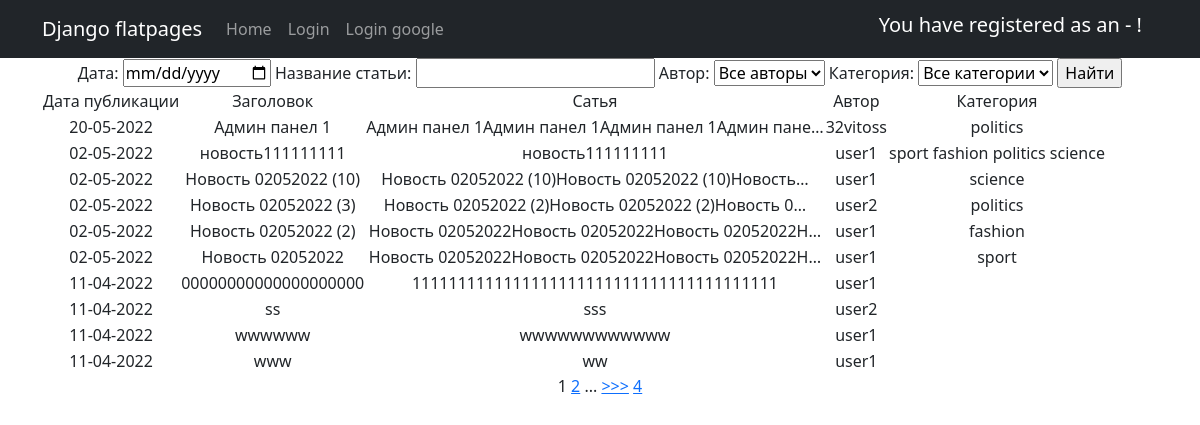
The app's page /news/search/ with its own data.
### News_Portal/models.py (models this page shows, shortened)
class Post(models.Model):
    title = models.CharField(max_length=255)
    text = models.TextField()
    rating = models.SmallIntegerField(default=0)
    NEWS = 'NW'
    ARTICLE = 'AR'
    CAT_CHOICES = (
        (NEWS, 'Новость'),
        (ARTICLE, 'Статья'),
    )
    type = models.CharField(max_length=2, choices=CAT_CHOICES, default=ARTICLE)
    date = models.DateTimeField(auto_now_add=True)
    author = models.ForeignKey(Author, on_delete=models.CASCADE)
    category = models.ManyToManyField(Category, through='PostCategory')
    isUpdated = models.BooleanField(default=False)

class Author(models.Model):
    user = models.OneToOneField(User, on_delete=models.CASCADE)
    rating = models.SmallIntegerField(default=0)
    def __str__(self):
        return f'{self.user}'

class Category(models.Model):
    name = models.CharField(max_length=255, unique=True)
    subscribers = models.ManyToManyField(User, )
    def __str__(self):
        return f'{self.name}'

### News_Portal/views.py (the view)
# urls.py: path('search/', PostSearchView.as_view(), name='news_search'),
class PostSearchView(ListView):
    model = Post  # указываем модель, объекты которой мы будем выводить
    template_name = 'new_search.html'  # указываем имя шаблона, в котором будет лежать HTML, в котором будут все инструкции о том, как именно пользователю должны вывестись наши объекты
    context_object_name = 'news'
    paginate_by = 10  # поставим постраничный вывод в 10 элементов
    ordering = ['-id']
    def get_filter(self):
        return PostSearch(self.request.GET, queryset=super().get_queryset())
    def get_queryset(self):
        return self.get_filter().qs
    def get_context_data(self, **kwargs):
        return {
            **super().get_context_data(**kwargs),
            'filter': self.get_filter(),
        }

### News_Portal/templatetags/custom_tags.py (called while the page is built)
@register.simple_tag(takes_context=True) #сообщаеv Django, что для работы тега требуется передать контекст
def url_replace(context, **kwargs):
   d = context['request'].GET.copy() #скопировать все параметры текущего запроса
   for k, v in kwargs.items():
       d[k] = v #по указанным полям устанавливаем новые значения
   return d.urlencode()

### templates/new_search.html (shortened to what this page needs)
{% extends 'flatpages/default.html' %}
{% load custom_tags %}
{% block content %}
    <form method="GET">
        {{ filter.form }}
        <input type="submit" value="Найти">
    </form>
    {% if news %}
        <table>
            <tr>
                <td>Дата публикации</td>
                <td>Заголовок</td>
                <td>Сатья</td>
                <td>Автор</td>
                <td>Категория</td>
            </tr>
            {% for new in news %}
                <tr>
                    <td>{{ new.date|date:'d-m-Y' }}</td>
                    <td>{{ new.title }}</td>
                    <td>{{ new.text|truncatechars:50 }}</td>
                    <td>{{ new.author.user }}</td>
                    <td>
                        {% for category in new.category.all %}
                            {{ category }}
                        {% endfor %}
                    </td>
                </tr>
            {% endfor %}
        </table>
    {% else %}
        <h2>НОВОСТЕЙ НЕТ!</h2>
    {% endif %}
    {% if is_paginated %}
        {{ page_obj.number }}
        {% if page_obj.has_next %}
            <a href="?{% url_replace page=page_obj.next_page_number %}">{{ page_obj.next_page_number }}</a>
            {% if paginator.num_pages != page_obj.next_page_number %}
                ...
                <a href="?{% url_replace page=page_obj.next_page_number %}">>>></a>
                <a href="?{% url_replace page=page_obj.paginator.num_pages %}">{{ page_obj.paginator.num_pages }}</a>
            {% endif %}
        {% endif %}
    {% endif %}
{% endblock content %}

### records on screen
Post: date "20-05-2022", title "Админ панел 1", text "Админ панел 1Админ панел 1Админ панел 1Админ пане…", author.user "32vitoss"
Category: name "politics"
Post: date "02-05-2022", title "новость111111111", text "новость111111111", author.user "user1"
Category: name "sport"
Category: name "fashion"
Category: name "science"
Post: date "02-05-2022", title "Новость 02052022 (10)", text "Новость 02052022 (10)Новость 02052022 (10)Новость…", author.user "user1"
Post: date "02-05-2022", title "Новость 02052022 (3)", text "Новость 02052022 (2)Новость 02052022 (2)Новость 0…", author.user "user2"
Post: date "02-05-2022", title "Новость 02052022 (2)", text "Новость 02052022Новость 02052022Новость 02052022Н…", author.user "user1"
Post: date "02-05-2022", title "Новость 02052022", text "Новость 02052022Новость 02052022Новость 02052022Н…", author.user "user1"
Post: date "11-04-2022", title "00000000000000000000", text "1111111111111111111111111111111111111111", author.user "user1"
Post: date "11-04-2022", title "ss", text "sss", author.user "user2"
Post: date "11-04-2022", title "wwwwww", text "wwwwwwwwwwww", author.user "user1"
Post: date "11-04-2022", title "www", text "ww", author.user "user1"

### other values on screen
{{ page_obj.number }} "1"
{{ page_obj.next_page_number }} "2"
{{ page_obj.paginator.num_pages }} "4"
